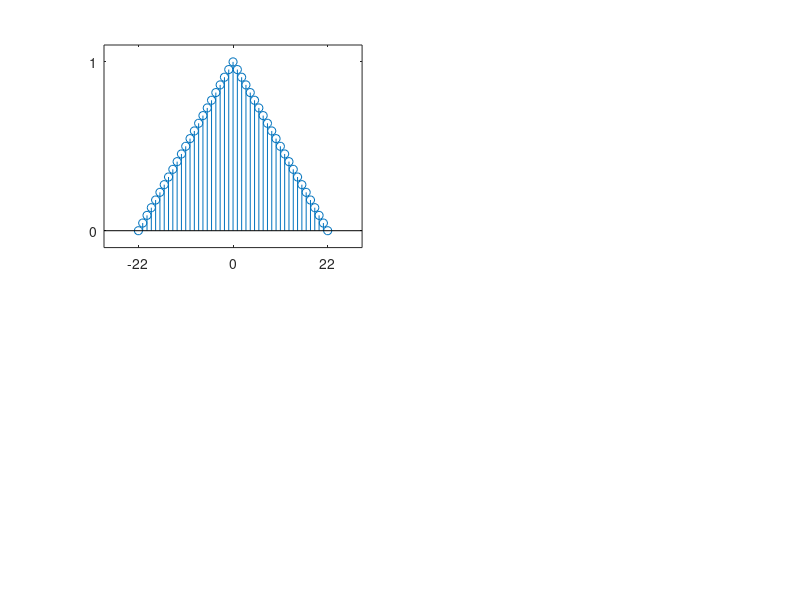

Source code (MATLAB): (Note: this script raises an error after producing the figure.)
% Chapter 7: Bartlett (triangular) Window Amplitude Response

%

M = 45; alpha = (M-1)/2;

n = -alpha:alpha;

w = (bartlett(M))'; sumw = sum(w);

N = 1000; omega = (2*pi/N)*[-N/2:N/2];

Wr = real(w*(exp(-j*n'*omega)));

db = 20*log10(abs(Wr)/max(Wr));

IntWr = cumsum(Wr);

Intdb = 20*log10(abs(IntWr)/N);

k = (N/2+1) - min(find(Intdb > -25));

tr_width = 2*k*2*M/N, %actual transition width in pi/M units

omega1 = -(tr_width/2)/M; omega2 = (tr_width/2)/M;

%

% plots

subplot(1,1,1)

subplot(2,2,1); stem(n,w);

axis([-(alpha+8),(alpha+8),-0.1,1.1]);

set(gca,'YTickMode','manual','YTick',[0,1])

set(gca,'XTickMode','manual','XTick',[-22,0,22]);

set(gca,'XTickLabelMode','manual','XTickLabels',[' 0';'22';'45']);

title('Triangular Window : M=45')

xlabel('n'); ylabel('w(n)')

subplot(2,2,3); plot(omega/pi,Wr);

axis([-1,1,-5,30]);

set(gca,'YTickMode','manual','YTick',[0,sumw])

set(gca,'XTickMode','manual','XTick',[-1,0,1]); grid

title('Amplitude Response')

xlabel('frequency in pi units'); ylabel('Wr')

subplot(2,2,2); plot(omega/pi,db);

axis([-1,1,-60,10]);

set(gca,'YTickMode','manual','YTick',[-60,-27,0])

set(gca,'YTickLabelMode','manual','YTickLabels',['60';'27';' 0'])

set(gca,'XTickMode','manual','XTick',[-1,0,1]);grid

title('Amplitude Response in dB')

xlabel('frequency in pi units'); ylabel('Decibels')

subplot(2,2,4); plot(omega/pi,Intdb);

axis([-1,1,-60,10]);

set(gca,'YTickMode','manual','YTick',[-60,-26,0])

set(gca,'YTickLabelMode','manual','YTickLabels',['60';'26';' 0'])

set(gca,'XTickMode','manual','XTick',[-1;omega1;omega2;1]);grid

set(gca,'XTickLabelMode','manual','XTickLabels',['-1';'  ';'  ';' 1'])

title('Accumulated Amplitude Response')

xlabel('frequency in pi units'); ylabel('Decibels')

text(omega2,5,'Width=(6.1)*pi/M')

